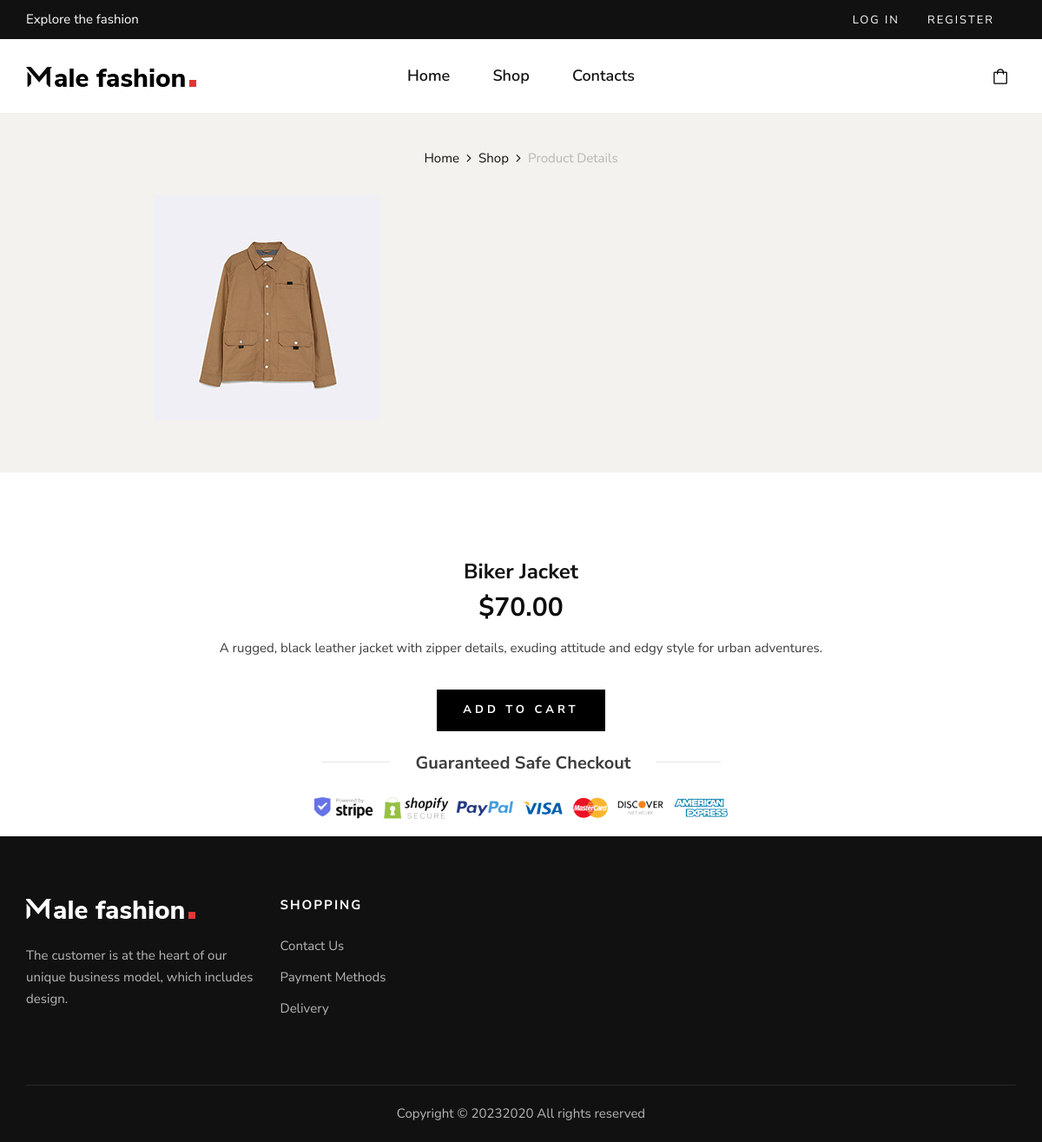
/detail/1, run on the app's committed database.
### store/models.py (models this page shows, shortened)
class Product(models.Model):
    name = models.CharField(max_length=100)
    price = models.DecimalField(default=0,decimal_places=2,max_digits=6)
    category= models.ForeignKey(Category, on_delete=models.CASCADE, default=1)
    description = models.CharField(max_length=250, default='', blank =True, null=True)
    image = models.ImageField(upload_to = 'uploads/product/')
    is_sale = models.BooleanField(default= True)
    sale_price = models.DecimalField(default=0,decimal_places=2,max_digits=6)

### store/views.py (the view)
# urls.py: path('detail/<int:pk>',views.detail, name ="detail"),
def detail(request,pk):
    product = Product.objects.get(id=pk)
    context = {'product':product}
    return render(request, 'detail.html',context)

### store/templates/detail.html (shortened to what this page needs)
{% extends 'main.html' %}
{% load static %}
{% block content %}
    <section class="shop-details">
        <div class="product__details__pic">
            <div class="container">
                <div class="row">
                    <div class="col-lg-12">
                        <div class="product__details__breadcrumb">
                            <a href="{% url 'home' %}">Home</a>
                            <a href="{% url 'shop' %}">Shop</a>
                            <span>Product Details</span>
                        </div>
                    </div>
                </div>
                <div class="row">
                    <div class="col-lg-6 col-md-9">
                        <div class="tab-content">
                            <div class="tab-pane active" id="tabs-1" role="tabpanel">
                                <div class="product__details__pic__item">
                                    <img src="{{ product.image.url }}" alt="">
                                </div>
                            </div>
                        </div>
                    </div>
                </div>
            </div>
        </div>
        <div class="product__details__content">
            <div class="container">
                <div class="row d-flex justify-content-center">
                    <div class="col-lg-8">
                        <div class="product__details__text">
                            <h4>{{product.name}}</h4>
                            <div class="rating">
                            <h3>${{ product.price}}</h3>
                            <p>{{product.description}}</p>
                            <div class="product__details__cart__option">
                                <a href="#" class="primary-btn">add to cart</a>
                            </div>
                            <div class="product__details__last__option">
                                <h5><span>Guaranteed Safe Checkout</span></h5>
                                <img src="{% static 'img/shop-details/details-payment.png' %}" alt="">
                            </div>
                        </div>
                    </div>
                </div>
                <br/>
            </div>
        </div>
    </section>
   {% endblock %}

### static/css/style.css (style rules this page uses)
html, body { height: 100%; font-family: "Nunito Sans", sans-serif; -webkit-font-smoothing: antialiased; }
h1, h2, h3, h4, h5, h6 { margin: 0; color: #111111; font-weight: 400; font-family: "Nunito Sans", sans-serif; }
h3 { font-size: 30px; }
h4 { font-size: 24px; }
h5 { font-size: 18px; }
p { font-size: 15px; font-family: "Nunito Sans", sans-serif; color: #3d3d3d; font-weight: 400; line-height: 25px; margin: 0 0 15px 0; }
img { max-width: 100%; }
.primary-btn { display: inline-block; font-size: 13px; font-weight: 700; text-transform: uppercase; padding: 14px 30px; color: #ffffff; background: #000000; letter-spacing: 4px; }
.product__details__pic { text-align: center; background: #f3f2ee; padding: 40px 0 60px; margin-bottom: 100px; }
.product__details__breadcrumb { margin-bottom: 30px; }
.product__details__breadcrumb a { font-size: 15px; color: #111111; margin-right: 18px; display: inline-block; position: relative; }
.product__details__breadcrumb a:after { position: absolute; right: -14px; top: 0; content: ""; font-family: "FontAwesome"; }
.product__details__breadcrumb span { font-size: 15px; color: #b7b7b7; display: inline-block; }
.product__details__pic__item { position: relative; }
.product__details__text { text-align: center; }
.product__details__text h4 { color: #111111; font-weight: 700; margin-bottom: 10px; }
.product__details__text .rating { margin-bottom: 20px; }
.product__details__text .rating span { display: inline-block; color: #3d3d3d; margin-left: 5px; }
.product__details__text h3 { color: #0d0d0d; font-weight: 700; margin-bottom: 16px; }
.product__details__text p { margin-bottom: 35px; }
.product__details__cart__option { margin-bottom: 25px; }
.product__details__last__option h5 { color: #111111; font-weight: 700; font-size: 20px; position: relative; margin-bottom: 26px; }
.product__details__last__option h5 span { background: #ffffff; padding: 0 30px; }
.product__details__last__option h5:before { position: absolute; left: 0; right: 0; top: 10px; height: 1px; width: 460px; background: #e5e5e5; content: ""; z-index: -1; margin: 0 auto; }
@media only screen and (min-width: 1200px) { .container { max-width: 1170px; } }

### data on the page
Product: image (picture), name "Biker Jacket", price "70.00", description "A rugged, black leather jacket with zipper details, exuding attitude and edgy style for urban adventures."
